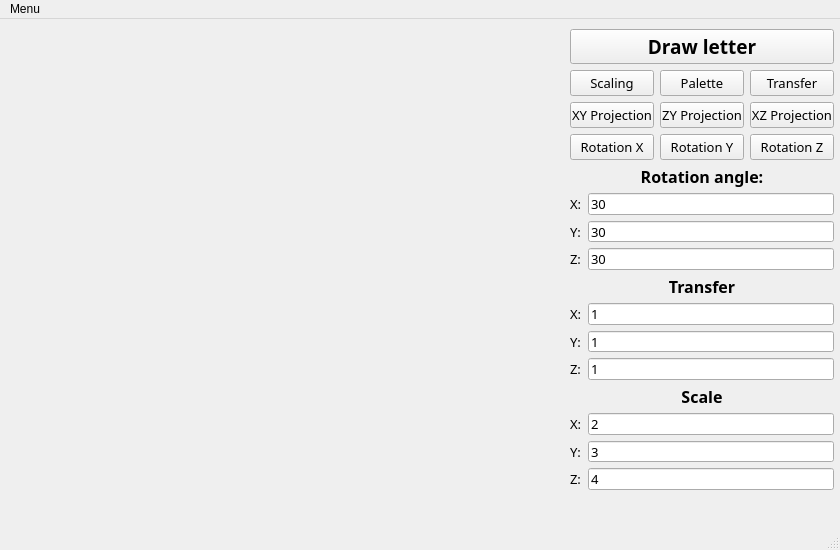
<?xml version="1.0" encoding="UTF-8"?>
<ui version="4.0">
 <class>MainWindow</class>
 <widget class="QMainWindow" name="MainWindow">
  <property name="geometry">
   <rect>
    <x>0</x>
    <y>0</y>
    <width>840</width>
    <height>550</height>
   </rect>
  </property>
  <property name="sizePolicy">
   <sizepolicy hsizetype="Expanding" vsizetype="Expanding">
    <horstretch>0</horstretch>
    <verstretch>0</verstretch>
   </sizepolicy>
  </property>
  <property name="minimumSize">
   <size>
    <width>840</width>
    <height>550</height>
   </size>
  </property>
  <property name="windowTitle">
   <string>Letter</string>
  </property>
  <widget class="QWidget" name="centralwidget">
   <widget class="letter" name="widget" native="true">
    <property name="geometry">
     <rect>
      <x>10</x>
      <y>10</y>
      <width>541</width>
      <height>491</height>
     </rect>
    </property>
    <property name="sizePolicy">
     <sizepolicy hsizetype="Expanding" vsizetype="Expanding">
      <horstretch>0</horstretch>
      <verstretch>0</verstretch>
     </sizepolicy>
    </property>
    <property name="contextMenuPolicy">
     <enum>Qt::NoContextMenu</enum>
    </property>
   </widget>
   <widget class="QWidget" name="">
    <property name="geometry">
     <rect>
      <x>570</x>
      <y>10</y>
      <width>264</width>
      <height>461</height>
     </rect>
    </property>
    <layout class="QGridLayout" name="gridLayout_3">
     <item row="0" column="0">
      <widget class="QPushButton" name="pushButton_9">
       <property name="sizePolicy">
        <sizepolicy hsizetype="Expanding" vsizetype="Expanding">
         <horstretch>0</horstretch>
         <verstretch>0</verstretch>
        </sizepolicy>
       </property>
       <property name="font">
        <font>
         <family>Bahnschrift SemiLight</family>
         <pointsize>14</pointsize>
         <weight>75</weight>
         <bold>true</bold>
        </font>
       </property>
       <property name="text">
        <string>Draw letter</string>
       </property>
      </widget>
     </item>
     <item row="1" column="0">
      <layout class="QGridLayout" name="gridLayout_2">
       <item row="0" column="0">
        <layout class="QHBoxLayout" name="horizontalLayout_3">
         <item>
          <widget class="QPushButton" name="pushButton_4">
           <property name="sizePolicy">
            <sizepolicy hsizetype="Expanding" vsizetype="Expanding">
             <horstretch>0</horstretch>
             <verstretch>0</verstretch>
            </sizepolicy>
           </property>
           <property name="font">
            <font>
             <family>Bahnschrift SemiLight</family>
             <pointsize>10</pointsize>
            </font>
           </property>
           <property name="text">
            <string>Scaling</string>
           </property>
          </widget>
         </item>
         <item>
          <widget class="QPushButton" name="pushButton_10">
           <property name="sizePolicy">
            <sizepolicy hsizetype="Expanding" vsizetype="Expanding">
             <horstretch>0</horstretch>
             <verstretch>0</verstretch>
            </sizepolicy>
           </property>
           <property name="font">
            <font>
             <family>Bahnschrift SemiLight</family>
             <pointsize>10</pointsize>
            </font>
           </property>
           <property name="text">
            <string>Palette</string>
           </property>
          </widget>
         </item>
         <item>
          <widget class="QPushButton" name="pushButton_5">
           <property name="sizePolicy">
            <sizepolicy hsizetype="Expanding" vsizetype="Expanding">
             <horstretch>0</horstretch>
             <verstretch>0</verstretch>
            </sizepolicy>
           </property>
           <property name="font">
            <font>
             <family>Bahnschrift SemiLight</family>
             <pointsize>10</pointsize>
            </font>
           </property>
           <property name="text">
            <string>Transfer</string>
           </property>
          </widget>
         </item>
        </layout>
       </item>
       <item row="1" column="0">
        <layout class="QHBoxLayout" name="horizontalLayout_2">
         <item>
          <widget class="QPushButton" name="pushButton">
           <property name="sizePolicy">
            <sizepolicy hsizetype="Expanding" vsizetype="Expanding">
             <horstretch>0</horstretch>
             <verstretch>0</verstretch>
            </sizepolicy>
           </property>
           <property name="font">
            <font>
             <family>Bahnschrift SemiLight</family>
             <pointsize>10</pointsize>
            </font>
           </property>
           <property name="text">
            <string>XY Projection</string>
           </property>
          </widget>
         </item>
         <item>
          <widget class="QPushButton" name="pushButton_3">
           <property name="sizePolicy">
            <sizepolicy hsizetype="Expanding" vsizetype="Expanding">
             <horstretch>0</horstretch>
             <verstretch>0</verstretch>
            </sizepolicy>
           </property>
           <property name="font">
            <font>
             <family>Bahnschrift SemiLight</family>
             <pointsize>10</pointsize>
            </font>
           </property>
           <property name="text">
            <string>ZY Projection</string>
           </property>
          </widget>
         </item>
         <item>
          <widget class="QPushButton" name="pushButton_2">
           <property name="sizePolicy">
            <sizepolicy hsizetype="Expanding" vsizetype="Expanding">
             <horstretch>0</horstretch>
             <verstretch>0</verstretch>
            </sizepolicy>
           </property>
           <property name="font">
            <font>
             <family>Bahnschrift SemiLight</family>
             <pointsize>10</pointsize>
            </font>
           </property>
           <property name="text">
            <string>XZ Projection</string>
           </property>
          </widget>
         </item>
        </layout>
       </item>
       <item row="2" column="0">
        <layout class="QHBoxLayout" name="horizontalLayout">
         <item>
          <widget class="QPushButton" name="pushButton_6">
           <property name="sizePolicy">
            <sizepolicy hsizetype="Expanding" vsizetype="Expanding">
             <horstretch>0</horstretch>
             <verstretch>0</verstretch>
            </sizepolicy>
           </property>
           <property name="font">
            <font>
             <family>Bahnschrift SemiLight</family>
             <pointsize>10</pointsize>
            </font>
           </property>
           <property name="text">
            <string>Rotation X</string>
           </property>
          </widget>
         </item>
         <item>
          <widget class="QPushButton" name="pushButton_7">
           <property name="sizePolicy">
            <sizepolicy hsizetype="Expanding" vsizetype="Expanding">
             <horstretch>0</horstretch>
             <verstretch>0</verstretch>
            </sizepolicy>
           </property>
           <property name="font">
            <font>
             <family>Bahnschrift SemiLight</family>
             <pointsize>10</pointsize>
            </font>
           </property>
           <property name="text">
            <string>Rotation Y</string>
           </property>
          </widget>
         </item>
         <item>
          <widget class="QPushButton" name="pushButton_8">
           <property name="sizePolicy">
            <sizepolicy hsizetype="Expanding" vsizetype="Expanding">
             <horstretch>0</horstretch>
             <verstretch>0</verstretch>
            </sizepolicy>
           </property>
           <property name="font">
            <font>
             <family>Bahnschrift SemiLight</family>
             <pointsize>10</pointsize>
            </font>
           </property>
           <property name="text">
            <string>Rotation Z</string>
           </property>
          </widget>
         </item>
        </layout>
       </item>
       <item row="3" column="0">
        <layout class="QGridLayout" name="gridLayout">
         <item row="4" column="0">
          <widget class="QLabel" name="label_9">
           <property name="font">
            <font>
             <family>Bahnschrift SemiLight</family>
             <pointsize>10</pointsize>
            </font>
           </property>
           <property name="text">
            <string>Z:</string>
           </property>
          </widget>
         </item>
         <item row="11" column="1">
          <widget class="QLineEdit" name="lineEdit_2">
           <property name="sizePolicy">
            <sizepolicy hsizetype="Expanding" vsizetype="Expanding">
             <horstretch>0</horstretch>
             <verstretch>0</verstretch>
            </sizepolicy>
           </property>
           <property name="font">
            <font>
             <family>Bahnschrift SemiLight</family>
             <pointsize>10</pointsize>
            </font>
           </property>
           <property name="text">
            <string>3</string>
           </property>
          </widget>
         </item>
         <item row="10" column="0">
          <widget class="QLabel" name="label">
           <property name="sizePolicy">
            <sizepolicy hsizetype="Preferred" vsizetype="Expanding">
             <horstretch>0</horstretch>
             <verstretch>0</verstretch>
            </sizepolicy>
           </property>
           <property name="font">
            <font>
             <family>Bahnschrift SemiLight</family>
             <pointsize>10</pointsize>
            </font>
           </property>
           <property name="text">
            <string>X:</string>
           </property>
          </widget>
         </item>
         <item row="2" column="0">
          <widget class="QLabel" name="label_7">
           <property name="font">
            <font>
             <family>Bahnschrift SemiLight</family>
             <pointsize>10</pointsize>
            </font>
           </property>
           <property name="text">
            <string>X:</string>
           </property>
          </widget>
         </item>
         <item row="6" column="0">
          <widget class="QLabel" name="label_4">
           <property name="font">
            <font>
             <family>Bahnschrift SemiLight</family>
             <pointsize>10</pointsize>
            </font>
           </property>
           <property name="text">
            <string>X:</string>
           </property>
          </widget>
         </item>
         <item row="10" column="1">
          <widget class="QLineEdit" name="lineEdit">
           <property name="sizePolicy">
            <sizepolicy hsizetype="Expanding" vsizetype="Expanding">
             <horstretch>0</horstretch>
             <verstretch>0</verstretch>
            </sizepolicy>
           </property>
           <property name="font">
            <font>
             <family>Bahnschrift SemiLight</family>
             <pointsize>10</pointsize>
            </font>
           </property>
           <property name="text">
            <string>2</string>
           </property>
          </widget>
         </item>
         <item row="7" column="1">
          <widget class="QLineEdit" name="lineEdit_5">
           <property name="font">
            <font>
             <family>Bahnschrift SemiLight</family>
             <pointsize>10</pointsize>
            </font>
           </property>
           <property name="text">
            <string>1</string>
           </property>
          </widget>
         </item>
         <item row="7" column="0">
          <widget class="QLabel" name="label_5">
           <property name="font">
            <font>
             <family>Bahnschrift SemiLight</family>
             <pointsize>10</pointsize>
            </font>
           </property>
           <property name="text">
            <string>Y:</string>
           </property>
          </widget>
         </item>
         <item row="9" column="0" colspan="2">
          <widget class="QLabel" name="label_10">
           <property name="sizePolicy">
            <sizepolicy hsizetype="Expanding" vsizetype="Expanding">
             <horstretch>0</horstretch>
             <verstretch>0</verstretch>
            </sizepolicy>
           </property>
           <property name="font">
            <font>
             <family>Bahnschrift SemiLight</family>
             <pointsize>12</pointsize>
             <weight>75</weight>
             <bold>true</bold>
            </font>
           </property>
           <property name="text">
            <string>Scale</string>
           </property>
           <property name="alignment">
            <set>Qt::AlignCenter</set>
           </property>
          </widget>
         </item>
         <item row="2" column="1">
          <widget class="QLineEdit" name="lineEdit_7">
           <property name="font">
            <font>
             <family>Bahnschrift SemiLight</family>
             <pointsize>10</pointsize>
            </font>
           </property>
           <property name="text">
            <string>30</string>
           </property>
          </widget>
         </item>
         <item row="3" column="1">
          <widget class="QLineEdit" name="lineEdit_8">
           <property name="font">
            <font>
             <family>Bahnschrift SemiLight</family>
             <pointsize>10</pointsize>
            </font>
           </property>
           <property name="text">
            <string>30</string>
           </property>
          </widget>
         </item>
         <item row="12" column="0">
          <widget class="QLabel" name="label_3">
           <property name="sizePolicy">
            <sizepolicy hsizetype="Preferred" vsizetype="Expanding">
             <horstretch>0</horstretch>
             <verstretch>0</verstretch>
            </sizepolicy>
           </property>
           <property name="font">
            <font>
             <family>Bahnschrift SemiLight</family>
             <pointsize>10</pointsize>
            </font>
           </property>
           <property name="text">
            <string>Z:</string>
           </property>
          </widget>
         </item>
         <item row="4" column="1">
          <widget class="QLineEdit" name="lineEdit_9">
           <property name="font">
            <font>
             <family>Bahnschrift SemiLight</family>
             <pointsize>10</pointsize>
            </font>
           </property>
           <property name="text">
            <string>30</string>
           </property>
          </widget>
         </item>
         <item row="6" column="1">
          <widget class="QLineEdit" name="lineEdit_4">
           <property name="font">
            <font>
             <family>Bahnschrift SemiLight</family>
             <pointsize>10</pointsize>
            </font>
           </property>
           <property name="text">
            <string>1</string>
           </property>
          </widget>
         </item>
         <item row="11" column="0">
          <widget class="QLabel" name="label_2">
           <property name="sizePolicy">
            <sizepolicy hsizetype="Preferred" vsizetype="Expanding">
             <horstretch>0</horstretch>
             <verstretch>0</verstretch>
            </sizepolicy>
           </property>
           <property name="font">
            <font>
             <family>Bahnschrift SemiLight</family>
             <pointsize>10</pointsize>
            </font>
           </property>
           <property name="text">
            <string>Y:</string>
           </property>
          </widget>
         </item>
         <item row="5" column="0" colspan="2">
          <widget class="QLabel" name="label_11">
           <property name="sizePolicy">
            <sizepolicy hsizetype="Expanding" vsizetype="Expanding">
             <horstretch>0</horstretch>
             <verstretch>0</verstretch>
            </sizepolicy>
           </property>
           <property name="font">
            <font>
             <family>Bahnschrift SemiLight</family>
             <pointsize>12</pointsize>
             <weight>75</weight>
             <bold>true</bold>
            </font>
           </property>
           <property name="text">
            <string>Transfer</string>
           </property>
           <property name="alignment">
            <set>Qt::AlignCenter</set>
           </property>
          </widget>
         </item>
         <item row="8" column="0">
          <widget class="QLabel" name="label_6">
           <property name="font">
            <font>
             <family>Bahnschrift SemiLight</family>
             <pointsize>10</pointsize>
            </font>
           </property>
           <property name="text">
            <string>Z:</string>
           </property>
          </widget>
         </item>
         <item row="12" column="1">
          <widget class="QLineEdit" name="lineEdit_3">
           <property name="sizePolicy">
            <sizepolicy hsizetype="Expanding" vsizetype="Expanding">
             <horstretch>0</horstretch>
             <verstretch>0</verstretch>
            </sizepolicy>
           </property>
           <property name="font">
            <font>
             <family>Bahnschrift SemiLight</family>
             <pointsize>10</pointsize>
            </font>
           </property>
           <property name="text">
            <string>4</string>
           </property>
          </widget>
         </item>
         <item row="3" column="0">
          <widget class="QLabel" name="label_8">
           <property name="font">
            <font>
             <family>Bahnschrift SemiLight</family>
             <pointsize>10</pointsize>
            </font>
           </property>
           <property name="text">
            <string>Y:</string>
           </property>
          </widget>
         </item>
         <item row="8" column="1">
          <widget class="QLineEdit" name="lineEdit_6">
           <property name="font">
            <font>
             <family>Bahnschrift SemiLight</family>
             <pointsize>10</pointsize>
            </font>
           </property>
           <property name="text">
            <string>1</string>
           </property>
          </widget>
         </item>
         <item row="1" column="0" colspan="2">
          <widget class="QLabel" name="label_12">
           <property name="sizePolicy">
            <sizepolicy hsizetype="Expanding" vsizetype="Expanding">
             <horstretch>0</horstretch>
             <verstretch>0</verstretch>
            </sizepolicy>
           </property>
           <property name="font">
            <font>
             <family>Bahnschrift SemiLight</family>
             <pointsize>12</pointsize>
             <weight>75</weight>
             <bold>true</bold>
            </font>
           </property>
           <property name="text">
            <string>Rotation angle:</string>
           </property>
           <property name="alignment">
            <set>Qt::AlignCenter</set>
           </property>
          </widget>
         </item>
        </layout>
       </item>
      </layout>
     </item>
    </layout>
   </widget>
  </widget>
  <widget class="QMenuBar" name="menubar">
   <property name="geometry">
    <rect>
     <x>0</x>
     <y>0</y>
     <width>840</width>
     <height>21</height>
    </rect>
   </property>
   <widget class="QMenu" name="menuq">
    <property name="title">
     <string>Menu</string>
    </property>
    <addaction name="actionInfo"/>
    <addaction name="actionExit"/>
   </widget>
   <addaction name="menuq"/>
  </widget>
  <widget class="QStatusBar" name="statusbar"/>
  <action name="actionInfo">
   <property name="text">
    <string>Info</string>
   </property>
  </action>
  <action name="actionExit">
   <property name="text">
    <string>Exit</string>
   </property>
  </action>
 </widget>
 <customwidgets>
  <customwidget>
   <class>letter</class>
   <extends>QWidget</extends>
   <header>letter.h</header>
   <container>1</container>
  </customwidget>
 </customwidgets>
 <resources/>
 <connections/>
</ui>
